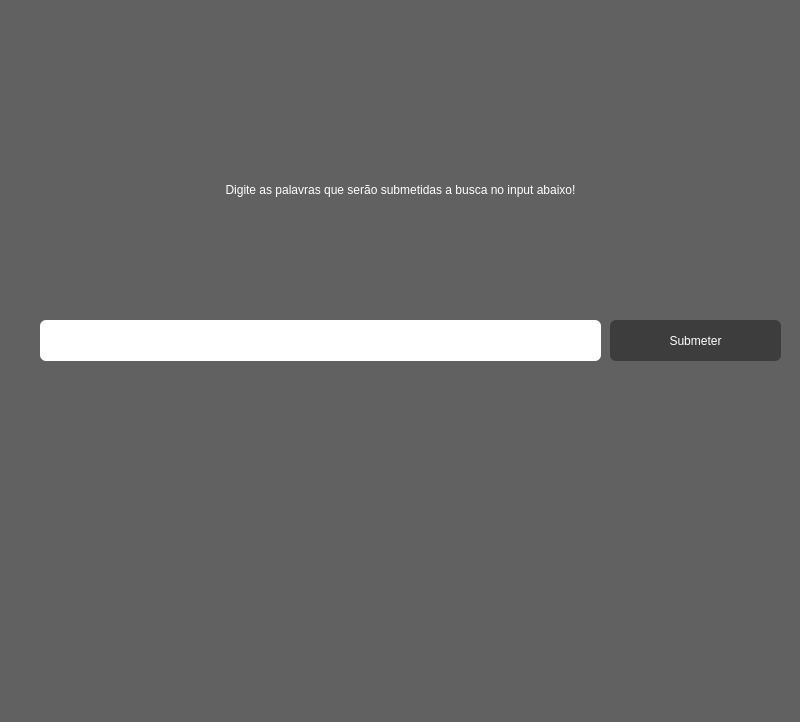
<?xml version="1.0" encoding="UTF-8"?>
<ui version="4.0">
 <class>MainWindow</class>
 <widget class="QMainWindow" name="MainWindow">
  <property name="geometry">
   <rect>
    <x>0</x>
    <y>0</y>
    <width>800</width>
    <height>722</height>
   </rect>
  </property>
  <property name="windowTitle">
   <string>Atividade</string>
  </property>
  <property name="styleSheet">
   <string notr="true">background-color: rgb(97, 97, 97);</string>
  </property>
  <widget class="QWidget" name="centralwidget">
   <widget class="QPushButton" name="pushButton">
    <property name="geometry">
     <rect>
      <x>610</x>
      <y>320</y>
      <width>171</width>
      <height>41</height>
     </rect>
    </property>
    <property name="cursor">
     <cursorShape>PointingHandCursor</cursorShape>
    </property>
    <property name="focusPolicy">
     <enum>Qt::ClickFocus</enum>
    </property>
    <property name="styleSheet">
     <string notr="true">background-color: rgb(61, 61, 61);
color: rgb(255, 255, 255);
border-radius: 6px;
</string>
    </property>
    <property name="text">
     <string>Submeter</string>
    </property>
   </widget>
   <widget class="QLineEdit" name="lineEdit">
    <property name="enabled">
     <bool>true</bool>
    </property>
    <property name="geometry">
     <rect>
      <x>40</x>
      <y>320</y>
      <width>561</width>
      <height>41</height>
     </rect>
    </property>
    <property name="autoFillBackground">
     <bool>false</bool>
    </property>
    <property name="styleSheet">
     <string notr="true">background-color: rgb(255, 255, 255);
font: 10pt &quot;Arial&quot;;
border-radius: 6px;
padding: 6px;</string>
    </property>
   </widget>
   <widget class="QLabel" name="label_2">
    <property name="enabled">
     <bool>true</bool>
    </property>
    <property name="geometry">
     <rect>
      <x>10</x>
      <y>170</y>
      <width>781</width>
      <height>41</height>
     </rect>
    </property>
    <property name="cursor">
     <cursorShape>PointingHandCursor</cursorShape>
    </property>
    <property name="layoutDirection">
     <enum>Qt::LeftToRight</enum>
    </property>
    <property name="autoFillBackground">
     <bool>false</bool>
    </property>
    <property name="styleSheet">
     <string notr="true">font: 12pt &quot;Arial&quot;;
color: rgb(255, 255, 255);
</string>
    </property>
    <property name="text">
     <string>&lt;html&gt;&lt;head/&gt;&lt;body&gt;&lt;p align=&quot;center&quot;&gt;Digite as palavras que serão submetidas a busca no input abaixo!&lt;/p&gt;&lt;/body&gt;&lt;/html&gt;</string>
    </property>
   </widget>
  </widget>
  <widget class="QStatusBar" name="statusbar"/>
 </widget>
 <resources/>
 <connections/>
</ui>
